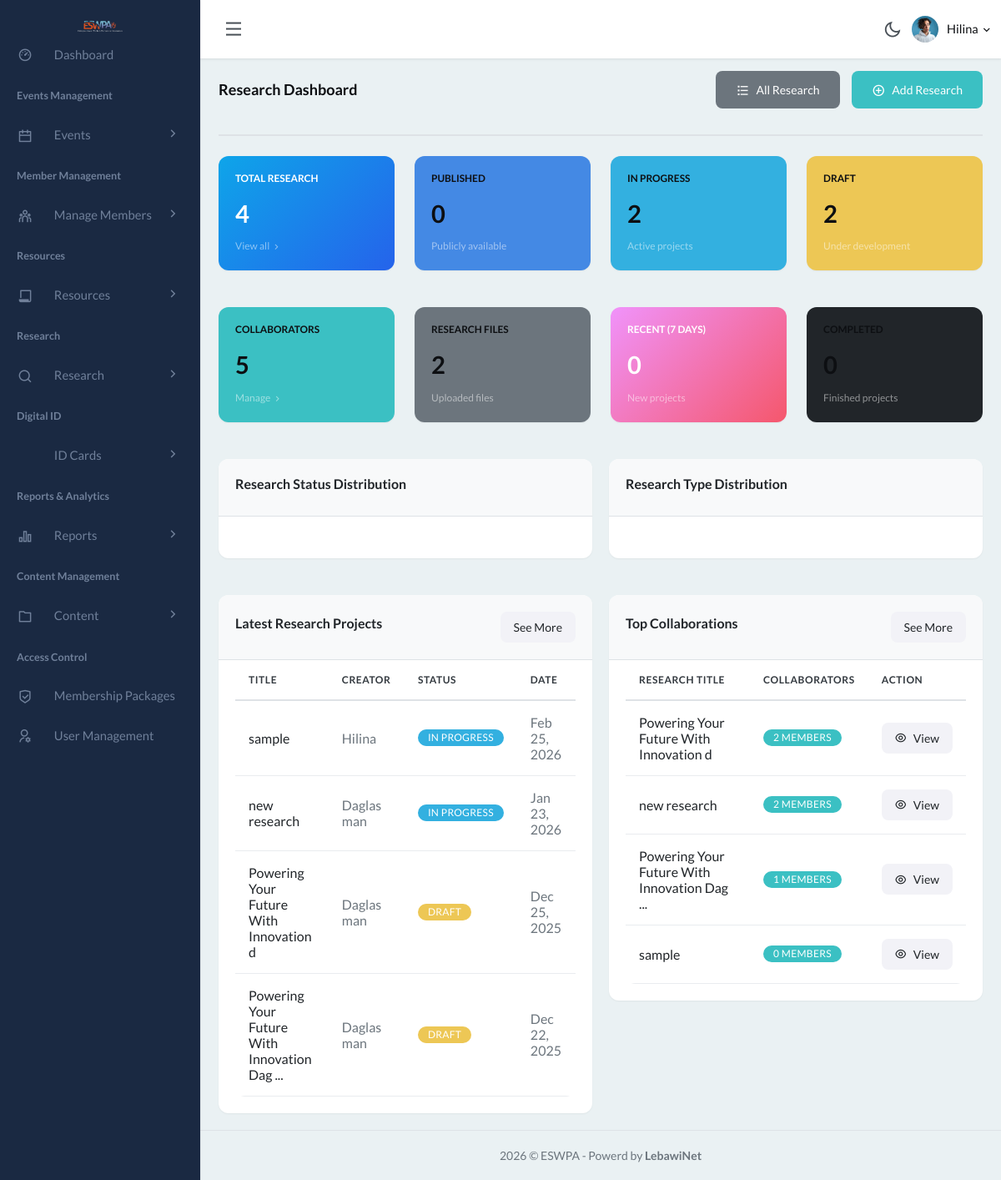
Page /admin/research_dashboard.php (signed in) on the committed database.
### tables this page shows
CREATE TABLE IF NOT EXISTS `research_projects` (
  `id` int NOT NULL AUTO_INCREMENT,
  `title` varchar(255) NOT NULL,
  `description` text NOT NULL,
  `abstract` text,
  `status` enum('draft','in_progress','completed','published','archived') DEFAULT 'draft',
  `category` varchar(100) DEFAULT NULL,
  `research_type` enum('thesis','journal_article','case_study','survey','experiment','review','other') DEFAULT NULL,
  `start_date` date DEFAULT NULL,
  `end_date` date DEFAULT NULL,
  `publication_date` date DEFAULT NULL,
  `doi` varchar(255) DEFAULT NULL,
  `keywords` text,
  `created_by` int NOT NULL,
  `created_at` timestamp NOT NULL DEFAULT CURRENT_TIMESTAMP,
  `updated_at` timestamp NOT NULL DEFAULT CURRENT_TIMESTAMP ON UPDATE CURRENT_TIMESTAMP,
  `metadata_json` text COMMENT 'Structured metadata in JSON format',
  `ai_processed` tinyint(1) DEFAULT '0' COMMENT 'Whether this research has been processed by AI',
  `ai_processed_at` timestamp NULL DEFAULT NULL COMMENT 'Timestamp when AI processing was completed',
  `ai_summary` text COMMENT 'AI-generated summary of the research',
  `ai_keywords_extracted` text COMMENT 'AI-extracted keywords (comma-separated)',
  PRIMARY KEY (`id`),
  KEY `idx_created_by` (`created_by`),
  KEY `idx_status` (`status`),
  KEY `idx_category` (`category`),
  KEY `idx_research_type` (`research_type`),
  KEY `idx_publication_date` (`publication_date`),
  KEY `idx_ai_processed` (`ai_processed`),
  KEY `idx_ai_processed_at` (`ai_processed_at`)
);

CREATE TABLE IF NOT EXISTS `registrations` (
  `id` int NOT NULL AUTO_INCREMENT,
  `membership_id` varchar(50) DEFAULT NULL,
  `fullname` varchar(255) NOT NULL,
  `sex` enum('Male','Female') NOT NULL,
  `email` varchar(191) NOT NULL,
  `phone` varchar(20) NOT NULL,
  `address` text NOT NULL,
  `qualification` varchar(255) NOT NULL,
  `qualification_pdf` varchar(255) DEFAULT NULL,
  `graduation_date` date DEFAULT NULL,
  `payment_duration` varchar(50) NOT NULL,
  `payment_option` varchar(50) NOT NULL,
  `id_card` tinyint(1) NOT NULL DEFAULT '0',
  `photo` varchar(255) DEFAULT NULL,
  `bank_slip` varchar(255) DEFAULT NULL,
  `approval_status` enum('pending','approved','rejected') NOT NULL DEFAULT 'pending',
  `approved_by` int DEFAULT NULL,
  `approved_at` timestamp NULL DEFAULT NULL,
  `expiry_date` date DEFAULT NULL,
  `status` enum('active','expired','pending') NOT NULL DEFAULT 'pending',
  `id_card_generated` tinyint(1) NOT NULL DEFAULT '0',
  `id_card_generated_at` timestamp NULL DEFAULT NULL,
  `created_at` timestamp NULL DEFAULT CURRENT_TIMESTAMP,
  `package_id` int DEFAULT NULL,
  `package_start_date` date DEFAULT NULL,
  `package_end_date` date DEFAULT NULL,
  `updated_at` timestamp NULL DEFAULT NULL ON UPDATE CURRENT_TIMESTAMP,
  PRIMARY KEY (`id`),
  UNIQUE KEY `email` (`email`),
  UNIQUE KEY `membership_id` (`membership_id`),
  KEY `idx_membership_id` (`membership_id`),
  KEY `idx_approval_status` (`approval_status`),
  KEY `idx_status` (`status`),
  KEY `fk_approved_by` (`approved_by`),
  KEY `idx_package_id` (`package_id`)
);

### admin/research_dashboard.php (the view, shortened to what the rows shown need)
<?php
include 'header.php';
$tableCheck = $conn->query("SHOW TABLES LIKE 'research_projects'");
$tables_exist = $tableCheck->num_rows > 0;
if (!$tables_exist) {
    $error_message = "Research tables have not been created yet. Please run the migration: Sql/migration_research_tables.sql";
} else {
    $stmt = $conn->prepare("SELECT COUNT(*) AS total FROM research_projects");
    $stmt->execute();
    $result = $stmt->get_result();
    $total_research = $result->fetch_assoc()['total'] ?? 0;
    $status_stats = [];
    $stmt = $conn->prepare("SELECT status, COUNT(*) AS count FROM research_projects GROUP BY status");
    $stmt->execute();
    $result = $stmt->get_result();
    while ($row = $result->fetch_assoc()) {
        $status_stats[$row['status']] = $row['count'];
    }
    $stmt = $conn->prepare("SELECT COUNT(*) AS total FROM research_collaborators");
    $stmt->execute();
    $result = $stmt->get_result();
    $total_collaborators = $result->fetch_assoc()['total'] ?? 0;
    $stmt = $conn->prepare("SELECT COUNT(*) AS total FROM research_files");
    $stmt->execute();
    $result = $stmt->get_result();
    $total_files = $result->fetch_assoc()['total'] ?? 0;
    $stmt = $conn->prepare("SELECT COUNT(*) AS total FROM research_projects WHERE created_at >= DATE_SUB(NOW(), INTERVAL 7 DAY)");
    $stmt->execute();
    $result = $stmt->get_result();
    $recent_research = $result->fetch_assoc()['total'] ?? 0;
    $published_research = $status_stats['published'] ?? 0;
    $in_progress_research = $status_stats['in_progress'] ?? 0;
    $draft_research = $status_stats['draft'] ?? 0;
    $completed_research = $status_stats['completed'] ?? 0;
    $stmt = $conn->prepare("SELECT rp.*, r.fullname as creator_name
                           FROM research_projects rp
                           LEFT JOIN registrations r ON rp.created_by = r.id
                           ORDER BY rp.created_at DESC
                           LIMIT 5");
    $stmt->execute();
    $latest_research = $stmt->get_result()->fetch_all(MYSQLI_ASSOC);
    $stmt = $conn->prepare("SELECT rp.id, rp.title, COUNT(rc.id) as collab_count
                           FROM research_projects rp
                           LEFT JOIN research_collaborators rc ON rp.id = rc.research_id
                           GROUP BY rp.id
                           ORDER BY collab_count DESC
                           LIMIT 5");
    $stmt->execute();
    $top_collaborations = $stmt->get_result()->fetch_all(MYSQLI_ASSOC);
}
?>
<!DOCTYPE html>
<html lang="en">
<body>
    <div class="wrapper">
        <div class="content-page">
            <div class="content">
                <div class="container-fluid">
                    <?php if (isset($error_message)): ?>
                        <div class="row">
                            <div class="col-12">
                                <div class="alert alert-warning">
                                    <strong>Note:</strong> <?php echo htmlspecialchars($error_message); ?>
                                </div>
                            </div>
                        </div>
                    <?php else: ?>
                    <div class="row g-3">
                        <div class="col-xl-3 col-lg-4 col-md-6 col-sm-6">
                            <div class="card widget-flat" style="background: linear-gradient(135deg, #0ea5e9 0%, #2563eb 100%);">
                                <div class="card-body">
                                    <h2 class="my-2 text-white"><?php echo number_format($total_research); ?></h2>
                                </div>
                            </div>
                        </div>
                        <div class="col-xl-3 col-lg-4 col-md-6 col-sm-6">
                            <div class="card widget-flat text-bg-success">
                                <div class="card-body">
                                    <h2 class="my-2"><?php echo number_format($published_research); ?></h2>
                                </div>
                            </div>
                        </div>
                        <div class="col-xl-3 col-lg-4 col-md-6 col-sm-6">
                            <div class="card widget-flat text-bg-info">
                                <div class="card-body">
                                    <h2 class="my-2"><?php echo number_format($in_progress_research); ?></h2>
                                </div>
                            </div>
                        </div>
                        <div class="col-xl-3 col-lg-4 col-md-6 col-sm-6">
                            <div class="card widget-flat text-bg-warning">
                                <div class="card-body">
                                    <h2 class="my-2"><?php echo number_format($draft_research); ?></h2>
                                </div>
                            </div>
                        </div>
                        <div class="col-xl-3 col-lg-4 col-md-6 col-sm-6">
                            <div class="card widget-flat text-bg-primary">
                                <div class="card-body">
                                    <h2 class="my-2"><?php echo number_format($total_collaborators); ?></h2>
                                </div>
                            </div>
                        </div>
                        <div class="col-xl-3 col-lg-4 col-md-6 col-sm-6">
                            <div class="card widget-flat text-bg-secondary">
                                <div class="card-body">
                                    <h2 class="my-2"><?php echo number_format($total_files); ?></h2>
                                </div>
                            </div>
                        </div>
                        <div class="col-xl-3 col-lg-4 col-md-6 col-sm-6">
                            <div class="card widget-flat" style="background: linear-gradient(135deg, #f093fb 0%, #f5576c 100%);">
                                <div class="card-body">
                                    <h2 class="my-2 text-white"><?php echo number_format($recent_research); ?></h2>
                                </div>
                            </div>
                        </div>
                        <div class="col-xl-3 col-lg-4 col-md-6 col-sm-6">
                            <div class="card widget-flat text-bg-dark">
                                <div class="card-body">
                                    <h2 class="my-2"><?php echo number_format($completed_research); ?></h2>
                                </div>
                            </div>
                        </div>
                    </div>
                    <div class="row mt-3">
                        <div class="col-lg-6">
                            <div class="card">
                                <div class="card-body pt-0">
                                    <div class="table-responsive">
                                        <table class="table table-hover mb-0">
                                            <thead>
                                                <tr>
                                                    <th>Title</th>
                                                    <th>Creator</th>
                                                    <th>Status</th>
                                                    <th>Date</th>
                                                </tr>
                                            </thead>
                                            <tbody>
                                                <?php if (empty($latest_research)): ?>
                                                    <tr>
                                                        <td colspan="4" class="text-center text-muted">No research projects found</td>
                                                    </tr>
                                                <?php else: ?>
                                                    <?php foreach ($latest_research as $research): ?>
                                                        <tr>
                                                            <td>
                                                                <a href="research_details.php?id=<?php echo $research['id']; ?>" class="text-dark">
                                                                    <?php echo htmlspecialchars(substr($research['title'], 0, 40)); ?>
                                                                    <?php echo strlen($research['title']) > 40 ? '...' : ''; ?>
                                                                </a>
                                                            </td>
                                                            <td><?php echo htmlspecialchars($research['creator_name'] ?? 'N/A'); ?></td>
                                                            <td>
                                                                <span class="badge bg-<?php
                                                                    echo $research['status'] == 'published' ? 'success' :
                                                                        ($research['status'] == 'in_progress' ? 'info' :
                                                                        ($research['status'] == 'completed' ? 'dark' : 'warning'));
                                                                ?>">
                                                                    <?php echo ucfirst(str_replace('_', ' ', $research['status'])); ?>
                                                                </span>
                                                            </td>
                                                            <td><?php echo date('M d, Y', strtotime($research['created_at'])); ?></td>
                                                        </tr>
                                                    <?php endforeach; ?>
                                                <?php endif; ?>
                                            </tbody>
                                        </table>
                                    </div>
                                </div>
                            </div>
                        </div>
                        <div class="col-lg-6">
                            <div class="card">
                                <div class="card-body pt-0">
                                    <div class="table-responsive">
                                        <table class="table table-hover mb-0">
                                            <thead>
                                                <tr>
                                                    <th>Research Title</th>
                                                    <th>Collaborators</th>
                                                    <th>Action</th>
                                                </tr>
                                            </thead>
                                            <tbody>
                                                <?php if (empty($top_collaborations)): ?>
                                                    <tr>
                                                        <td colspan="3" class="text-center text-muted">No collaborations found</td>
                                                    </tr>
                                                <?php else: ?>
                                                    <?php foreach ($top_collaborations as $collab): ?>
                                                        <tr>
                                                            <td>
                                                                <a href="research_details.php?id=<?php echo $collab['id']; ?>" class="text-dark">
                                                                    <?php echo htmlspecialchars(substr($collab['title'], 0, 40)); ?>
                                                                    <?php echo strlen($collab['title']) > 40 ? '...' : ''; ?>
                                                                </a>
                                                            </td>
                                                            <td>
                                                                <span class="badge bg-primary"><?php echo $collab['collab_count']; ?> members</span>
                                                            </td>
                                                            <td>
                                                                <a href="research_details.php?id=<?php echo $collab['id']; ?>" class="btn btn-sm btn-light">
                                                                    <i class="ri-eye-line"></i> View
                                                                </a>
                                                            </td>
                                                        </tr>
                                                    <?php endforeach; ?>
                                                <?php endif; ?>
                                            </tbody>
                                        </table>
                                    </div>
                                </div>
                            </div>
                        </div>
                    </div>
                    <?php endif; ?>
                </div>
            </div>
        </div>
    </div>
</body>
</html>

### rows in the picture
research_projects: title "sample", registrations.fullname "Hilina", status "IN PROGRESS", created_at "Feb 25, 2026", collab_count "0"
research_projects: title "new research", registrations.fullname "Daglas man", status "IN PROGRESS", created_at "Jan 23, 2026", collab_count "2"
research_projects: title "Powering Your Future With Innovation d", registrations.fullname "Daglas man", status "DRAFT", created_at "Dec 25, 2025", collab_count "2"
research_projects: title "Powering Your Future With Innovation Dag", registrations.fullname "Daglas man", status "DRAFT", created_at "Dec 22, 2025", collab_count "1"

### other values in the picture
$_SESSION['username'] "Hilina"
$total_research "4"
$published_research "0"
$in_progress_research "2"
$draft_research "2"
$total_collaborators "5"
$total_files "2"
$recent_research "0"
$completed_research "0"
